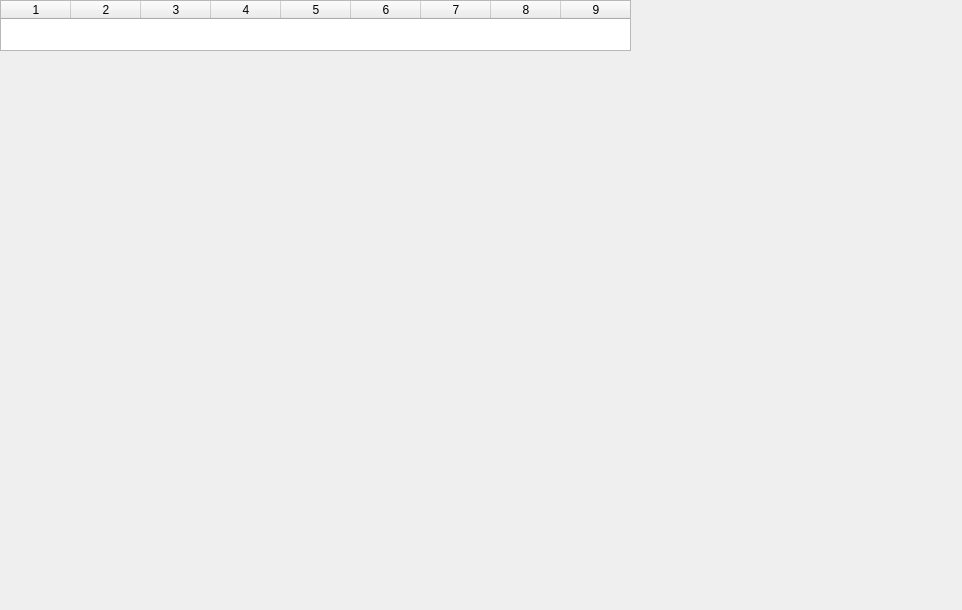
<?xml version="1.0" encoding="UTF-8"?>
<ui version="4.0">
 <class>MGFTextureViewerWidget</class>
 <widget class="QWidget" name="MGFTextureViewerWidget">
  <property name="geometry">
   <rect>
    <x>0</x>
    <y>0</y>
    <width>962</width>
    <height>610</height>
   </rect>
  </property>
  <property name="windowTitle">
   <string>Form</string>
  </property>
  <widget class="QTableWidget" name="tableWidget">
   <property name="geometry">
    <rect>
     <x>0</x>
     <y>0</y>
     <width>631</width>
     <height>51</height>
    </rect>
   </property>
   <property name="minimumSize">
    <size>
     <width>600</width>
     <height>0</height>
    </size>
   </property>
   <property name="verticalScrollBarPolicy">
    <enum>Qt::ScrollBarAsNeeded</enum>
   </property>
   <property name="horizontalScrollBarPolicy">
    <enum>Qt::ScrollBarAlwaysOff</enum>
   </property>
   <property name="showGrid">
    <bool>false</bool>
   </property>
   <property name="gridStyle">
    <enum>Qt::NoPen</enum>
   </property>
   <property name="rowCount">
    <number>1</number>
   </property>
   <property name="columnCount">
    <number>9</number>
   </property>
   <attribute name="horizontalHeaderMinimumSectionSize">
    <number>25</number>
   </attribute>
   <attribute name="horizontalHeaderDefaultSectionSize">
    <number>70</number>
   </attribute>
   <attribute name="verticalHeaderVisible">
    <bool>false</bool>
   </attribute>
   <row/>
   <column/>
   <column/>
   <column/>
   <column/>
   <column/>
   <column/>
   <column/>
   <column/>
   <column/>
  </widget>
 </widget>
 <resources/>
 <connections/>
</ui>
